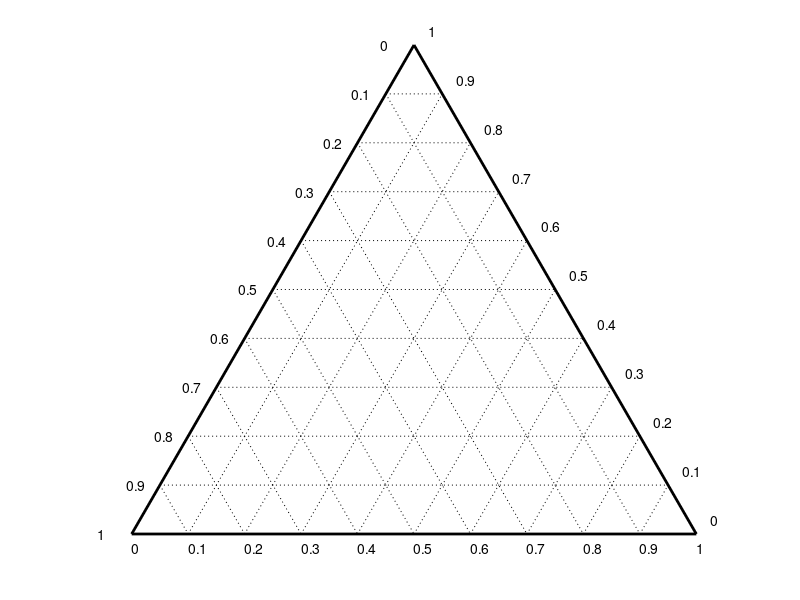

Write the MATLAB code that produced this figure.
function [h,hg,htick]=terplot(number)
%FUNCTION [h,hg,htick]=TERPLOT perpares a ternary axis system that is
% needed for the ternaryc function. It returns three handels:
% - h:      to modify the patch created by the fill function;
% - hg:     to change each grid line separately (must probably be
% modified);
% - htick:  to edit the tick labels (probably very inconvinient)
%
% Uli Theune, Geophysics, University of Alberta
%
if nargin<1
    number=11;
end
h=fill([0 1 0.5 0],[0 0 0.866 0],'w','linewidth',2);
%set(h,'facecolor',[0.7 0.7 0.7],'edgecolor','w')
%set(gcf,'color',[0 0 0.3])
d1=cos(pi/3);
d2=sin(pi/3);
l=linspace(0,1,number);
hold on
for i=2:length(l)-1
   hg(i-1,3)=plot([l(i)*d1 1-l(i)*d1],[l(i)*d2 l(i)*d2],':k','linewidth',0.25);
   hg(i-1,1)=plot([l(i) l(i)+(1-l(i))*d1],[0 (1-l(i))*d2],':k','linewidth',0.25);
   hg(i-1,2)=plot([(1-l(i))*d1 1-l(i)],[(1-l(i))*d2 0],':k','linewidth',0.25);
end
hold off
axis image
axis off
% Make x-tick labels
for i=1:number
    htick(i,1)=text(l(i),-0.025,num2str(l(i)));
    htick(i,3)=text(1-l(i)*cos(pi/3)+0.025,l(i)*sin(pi/3)+0.025,num2str(l(i)));
    htick(i,2)=text(0.5-l(i)*cos(pi/3)-0.06,sin(pi/3)*(1-l(i)),num2str(l(i)));
end

set(gcf,'WindowButtonDownFcn','InitTerExpl');
global hx;


